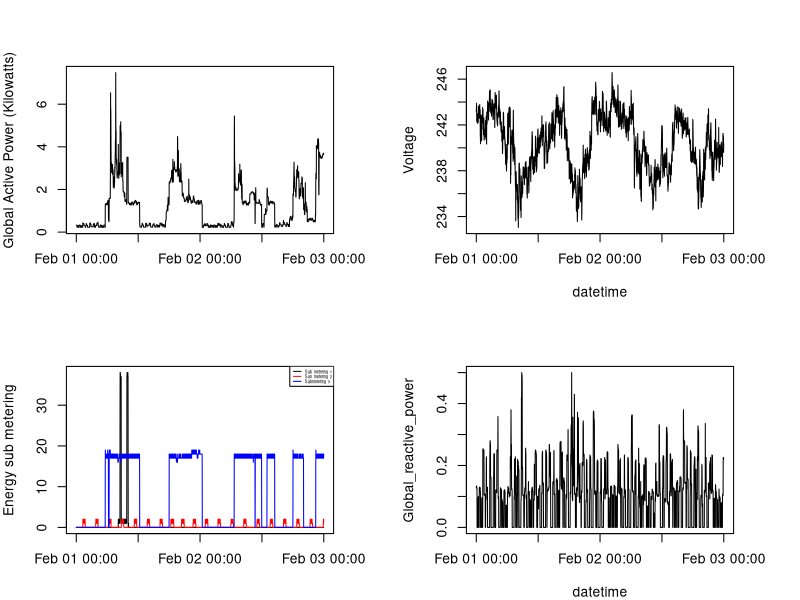

Source code (R):
data<-read.csv('household_power_consumption1.csv')
data$date_time<-with(data,paste(Date,Time,sep=" "))
data$date_time<- strptime(data$date_time, format="%d/%m/%Y %H:%M:%S")
par(mfrow=c(2,2), mar=rep(4,4))
with(data, {plot(data$date_time,data$Global_active_power, col="white", ylab="Global Active Power (Kilowatts)", xlab = " ")
lines(data$date_time,data$Global_active_power)

plot(data$date_time,data$Voltage, col="white", ylab="Voltage", xlab = "datetime")
lines(data$date_time,data$Voltage)


with(data,plot(data$date_time,data$Sub_metering_1,type="n",ylab="Energy sub metering",xlab=" "))
with(data, lines(data$date_time,data$Sub_metering_1, col="black"))
with(data, lines(data$date_time,data$Sub_metering_2, col="red"))
with(data, lines(data$date_time,data$Sub_metering_3, col="blue"))
legend("topright",legend=c("Sub_metering_1","Sun_metering_2","Submetering_3"),col=c("black","red","blue"),cex=0.3,lty="solid")

plot(data$date_time,data$Global_reactive_power, col="white", ylab="Global_reactive_power", xlab = "datetime")
lines(data$date_time,data$Global_reactive_power)

})
dev.copy(png,file="plot4.png")
dev.off()